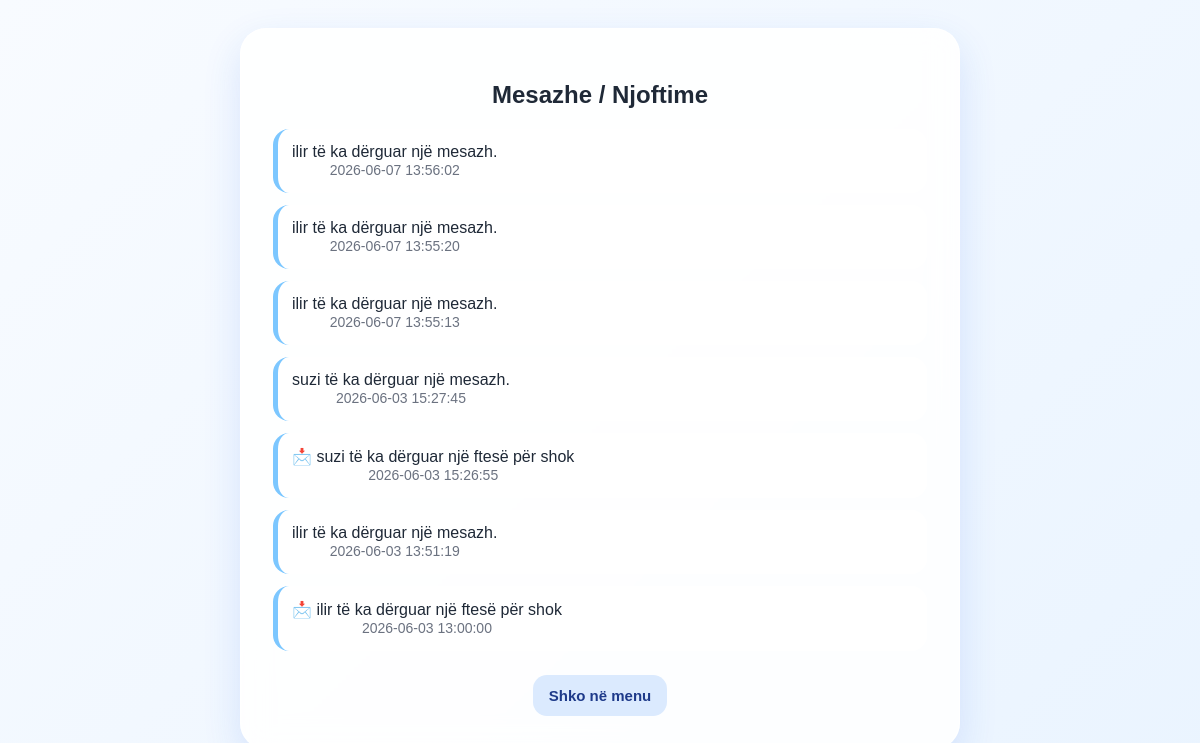
Page /femija/notifications.php (signed in) on the committed database.
### tables this page shows
CREATE TABLE `notifications` (
  `id` int(11) NOT NULL,
  `user_id` int(11) NOT NULL,
  `message` text NOT NULL,
  `type` varchar(50) DEFAULT NULL,
  `is_read` tinyint(1) DEFAULT 0,
  `created_at` timestamp NOT NULL DEFAULT current_timestamp()
);

### femija/notifications.php (the view, shortened to what this page needs)
<?php
require_once "../configuration.php";
$user_id = (int)$_SESSION['user_id'];
$sql = "SELECT * FROM notifications WHERE user_id = ? ORDER BY created_at DESC";
$stmt = $conn->prepare($sql);
$stmt->bind_param("i", $user_id);
$stmt->execute();
$result = $stmt->get_result();
?>
<!DOCTYPE html>
<html lang="sq">
<head>
    <link rel="stylesheet" href="../assets/child.css">
</head>
<body class="child-ui">
<div class="child-center-page">
    <div class="child-center-box">
        <h2>Mesazhe / Njoftime</h2>
        <?php while ($row = $result->fetch_assoc()): ?>
            <div class="child-item">
                <div>
                    <?= htmlspecialchars($row['message']) ?><br>
                    <?php if (!empty($row['created_at'])): ?>
                        <small class="child-muted"><?= htmlspecialchars($row['created_at']) ?></small>
                    <?php endif; ?>
                </div>
            </div>
        <?php endwhile; ?>
        <div class="child-actions">
            <a class="child-btn child-btn-light" href="f_dashboard.php">Shko në menu</a>
        </div>
    </div>
</div>
</body>
</html>

### assets/child.css (style rules this page uses)
:root { --child-bg-1:#f8fbff; --child-bg-2:#eaf4ff; --child-blue:#bfe3ff; --child-blue-strong:#7cc7ff; --child-blue-deep:#2563eb; --child-green:#dcfce7; --child-green-strong:#86efac; --child-red:#fee2e2; --child-red-strong:#fca5a5; --child-white:rgba(255,255,255,.88); --child-text:#1f2937; --child-muted:#6b7280; }
* { box-sizing:border-box; }
html { width:100%; min-height:100%; -webkit-text-size-adjust:100%; }
body.child-ui { margin:0; min-height:100vh; min-height:100dvh; font-family:Arial,sans-serif; background:linear-gradient(135deg,var(--child-bg-1),var(--child-bg-2)); color:var(--child-text); }
.child-btn { border:none; background:var(--child-blue-strong); color:white; padding:12px 16px; border-radius:14px; font-weight:bold; text-decoration:none; display:inline-block; cursor:pointer; font-size:15px; }
.child-btn-light { background:#dbeafe; color:#1e3a8a; }
.child-item { background:white; border-radius:16px; padding:14px; margin-bottom:12px; border-left:5px solid var(--child-blue-strong); display:flex; align-items:center; justify-content:space-between; gap:12px; }
.child-muted { color:var(--child-muted); font-size:14px; }
.child-center-page { min-height:85vh; min-height:85dvh; display:flex; align-items:center; justify-content:center; padding:28px 0; }
.child-center-box { width:min(720px,92%); text-align:center; background:var(--child-white); backdrop-filter:blur(14px); -webkit-backdrop-filter:blur(14px); border:1px solid rgba(255,255,255,.8); border-radius:26px; padding:32px; box-shadow:0 15px 38px rgba(37,99,235,.14); }
.child-actions { display:flex; justify-content:center; gap:12px; flex-wrap:wrap; margin-top:24px; }

### rows in the picture
notifications: message "ilir të ka dërguar një mesazh.", created_at "2026-06-07 13:56:02"
notifications: message "ilir të ka dërguar një mesazh.", created_at "2026-06-07 13:55:20"
notifications: message "ilir të ka dërguar një mesazh.", created_at "2026-06-07 13:55:13"
notifications: message "suzi të ka dërguar një mesazh.", created_at "2026-06-03 15:27:45"
notifications: message "📩 suzi të ka dërguar një ftesë për shok", created_at "2026-06-03 15:26:55"
notifications: message "ilir të ka dërguar një mesazh.", created_at "2026-06-03 13:51:19"
notifications: message "📩 ilir të ka dërguar një ftesë për shok", created_at "2026-06-03 13:00:00"
